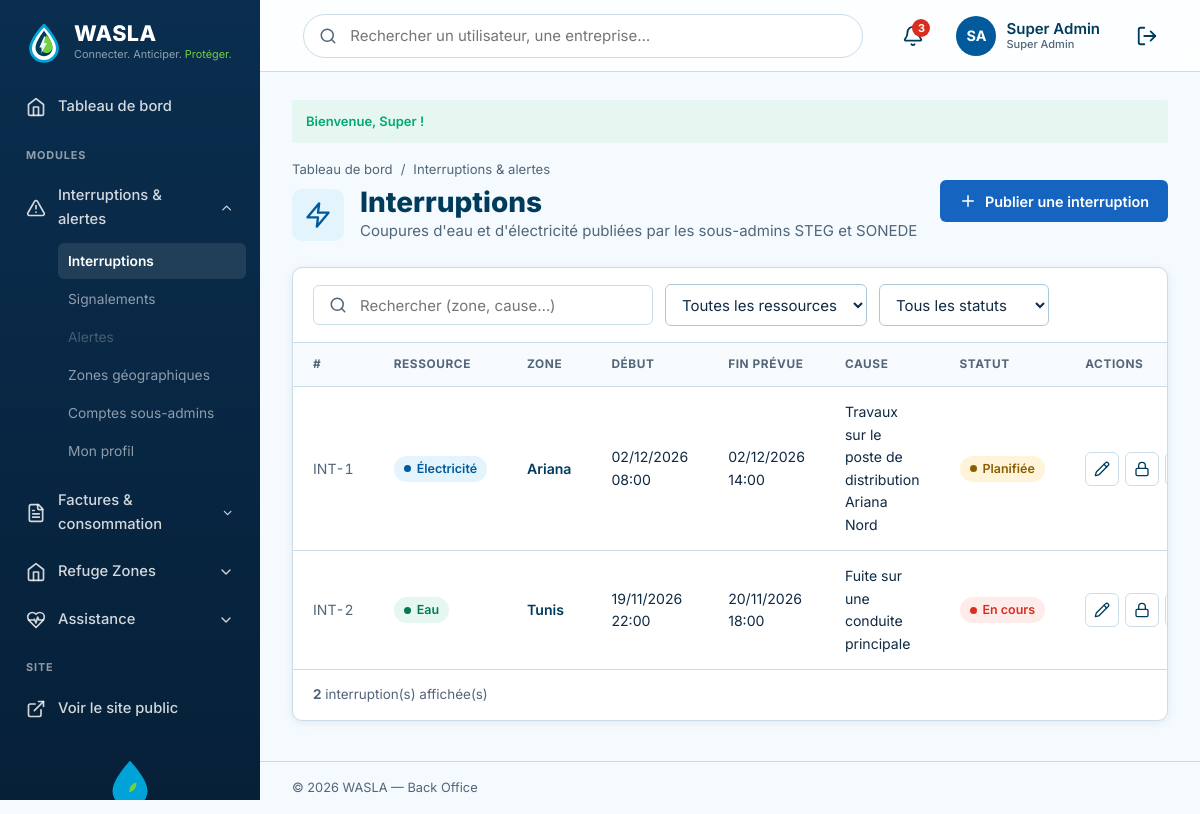
Screenshot of /index.php?action=admin-interruptions (signed in) with the database file from the repository.
### tables this page shows
CREATE TABLE IF NOT EXISTS utilisateur (
    id_utilisateur     INT          NOT NULL AUTO_INCREMENT,
    nom                VARCHAR(50)  NOT NULL,
    prenom             VARCHAR(50)  NOT NULL,
    email              VARCHAR(150) NOT NULL,
    telephone          VARCHAR(20)  NULL,
    mot_de_passe       VARCHAR(255) NOT NULL,
    role               ENUM('citoyen','admin','steg','sonede','entreprise','fournisseur')
                                    NOT NULL DEFAULT 'citoyen',
    statut_compte      ENUM('actif','suspendu') NOT NULL DEFAULT 'actif',
    id_zone            INT          NULL,
    adresse            VARCHAR(255) NULL,
     
    nom_organisation   VARCHAR(100) NULL,                  
    matricule_fiscal   VARCHAR(20)  NULL,                  
    secteur_activite   VARCHAR(60)  NULL,                  
    specialite         ENUM('electricien','plombier','maintenance','solaire','hydraulique') NULL,   
    description        TEXT         NULL,
    compte_verifie     TINYINT(1)   NOT NULL DEFAULT 0,    
    note_moyenne       DECIMAL(2,1) NULL,                  
    date_inscription   DATETIME     NOT NULL DEFAULT CURRENT_TIMESTAMP,
    derniere_connexion DATETIME     NULL,
    PRIMARY KEY (id_utilisateur),
    UNIQUE KEY uq_utilisateur_email (email),
    UNIQUE KEY uq_utilisateur_matricule (matricule_fiscal),
    KEY idx_utilisateur_role (role),
    KEY idx_utilisateur_specialite_zone (specialite, id_zone),
    CONSTRAINT chk_utilisateur_note CHECK (note_moyenne IS NULL OR (note_moyenne >= 0 AND note_moyenne <= 5)),
    CONSTRAINT fk_utilisateur_zone FOREIGN KEY (id_zone)
        REFERENCES zone (id_zone) ON DELETE SET NULL ON UPDATE CASCADE
);

CREATE TABLE IF NOT EXISTS interruption (
    id_interruption  INT          NOT NULL AUTO_INCREMENT,
    type_ressource   ENUM('electricite','eau') NOT NULL,
    id_zone          INT          NOT NULL,
    statut           ENUM('planifiee','en_cours','terminee') NOT NULL DEFAULT 'planifiee',
    cause            VARCHAR(255) NOT NULL,
    date_debut       DATETIME     NOT NULL,
    date_fin_prevue  DATETIME     NOT NULL,
    date_fin_reelle  DATETIME     NULL,
    id_auteur        INT          NULL,           
    date_publication DATETIME     NOT NULL DEFAULT CURRENT_TIMESTAMP,
    PRIMARY KEY (id_interruption),
    KEY idx_interruption_zone_statut (id_zone, statut),
    CONSTRAINT chk_interruption_dates CHECK (date_fin_prevue > date_debut),
    CONSTRAINT fk_interruption_zone FOREIGN KEY (id_zone)
        REFERENCES zone (id_zone) ON DELETE RESTRICT ON UPDATE CASCADE,
    CONSTRAINT fk_interruption_auteur FOREIGN KEY (id_auteur)
        REFERENCES utilisateur (id_utilisateur) ON DELETE SET NULL ON UPDATE CASCADE
);

CREATE TABLE IF NOT EXISTS zone (
    id_zone        INT          NOT NULL AUTO_INCREMENT,
    nom_zone       VARCHAR(100) NOT NULL,
    type_zone      ENUM('gouvernorat','delegation') NOT NULL DEFAULT 'gouvernorat',
    id_zone_parent INT          NULL,
    PRIMARY KEY (id_zone),
    UNIQUE KEY uq_zone_nom_parent (nom_zone, id_zone_parent),
    CONSTRAINT fk_zone_parent FOREIGN KEY (id_zone_parent)
        REFERENCES zone (id_zone) ON DELETE SET NULL ON UPDATE CASCADE
);

### views/backoffice/pages/interruptions/liste.php (the view, shortened to what the rows shown need)
        <div class="admin-page-head">
          <div>
            <div class="admin-page-head__title">
              <div>
                <h1>Interruptions</h1>
              </div>
            </div>
          </div>
        </div>
        <section class="admin-card">
          <div class="admin-table-wrap">
            <table class="admin-table" data-admin-table>
              <thead>
                <tr>
                  <th scope="col">#</th>
                  <th scope="col">Ressource</th>
                  <th scope="col">Zone</th>
                  <th scope="col">Début</th>
                  <th scope="col">Fin prévue</th>
                  <th scope="col">Cause</th>
                  <th scope="col">Statut</th>
                  <th scope="col">Actions</th>
                </tr>
              </thead>
              <tbody>
<?php
    $typeBadges   = ['electricite' => ['Électricité', 'info'], 'eau' => ['Eau', 'ok']];
    $statutBadges = ['planifiee' => ['Planifiée', 'warn'], 'en_cours' => ['En cours', 'danger'], 'terminee' => ['Terminée', 'muted']];
    $fmt = static fn (?string $d): string => ($d && ($t = strtotime($d))) ? date('d/m/Y H:i', $t) : '—';
?>
<?php foreach ($interruptions as $i):
        [$typeLabel, $typeClass]     = $typeBadges[$i->getTypeRessource()] ?? [$i->getTypeRessource(), 'muted'];
        [$statutLabel, $statutClass] = $statutBadges[$i->getStatut()] ?? [$i->getStatut(), 'muted']; ?>
                <tr data-ressource="<?= e($i->getTypeRessource()) ?>" data-statut="<?= e($i->getStatut()) ?>">
                  <td class="admin-table__id">INT-<?= $i->getIdInterruption() ?></td>
                  <td><span class="admin-badge admin-badge--<?= $typeClass ?>"><?= e($typeLabel) ?></span></td>
                  <td class="admin-table__main"><?= e($i->getNomZone()) ?></td>
                  <td><?= e($fmt($i->getDateDebut())) ?></td>
                  <td><?= e($fmt($i->getDateFinPrevue())) ?><?php if ($i->getDateFinReelle()): ?><br><small>Fin réelle : <?= e($fmt($i->getDateFinReelle())) ?></small><?php endif; ?></td>
                  <td><?= e($i->getCause()) ?></td>
                  <td><span class="admin-badge admin-badge--<?= $statutClass ?>"><?= e($statutLabel) ?></span></td>
                  <td><div class="admin-actions">
                    <a class="admin-action" href="<?= url('admin-interruption-form', ['id' => $i->getIdInterruption()]) ?>" aria-label="Modifier"><span data-icon="pencil"></span></a>
<?php if ($i->getStatut() !== 'terminee'): ?>
                    <form method="post" action="<?= url('admin-interruption-cloturer') ?>" data-confirm="Clôturer cette interruption ? La fin réelle sera fixée à maintenant." style="display:contents;">
                      <button class="admin-action" type="submit" aria-label="Clôturer"><span data-icon="lock"></span></button>
                    </form>
<?php endif; ?>
                  </div></td>
                </tr>
<?php endforeach; ?>
              </tbody>
            </table>
          </div>
        </section>
<?php
require __DIR__ . '/../../layout.php';

### views/backoffice/partials/header.php (shortened to what the rows shown need)
      <header class="admin-topbar">
        <div class="admin-topbar__actions">
<?php $adminUser = AuthController::currentUser(); ?>
          <a class="admin-profile" href="<?= url(profilRoute($adminUser) ?? 'mon-compte') ?>" aria-label="Mon compte">
            <span class="admin-avatar"><?= e(initials($adminUser)) ?></span>
            <span class="admin-profile__name"><?= e($adminUser->getPrenom() . ' ' . $adminUser->getNom()) ?><small class="admin-profile__role"><?= e(roleLabel($adminUser->getRole())) ?></small></span>
          </a>
        </div>
      </header>

### rows the page displays
utilisateur: initials($adminUser) "SA", $adminUser->getPrenom() . ' ' . $adminUser->getNom() "Super Admin", role "Super Admin"
interruption: id_interruption "1", typeLabel "Électricité", id_zone.nom_zone "Ariana", date_debut "02/12/2026 08:00", date_fin_prevue "02/12/2026 14:00", cause "Travaux sur le poste de distribution Ariana Nord", statutLabel "Planifiée"
interruption: id_interruption "2", typeLabel "Eau", id_zone.nom_zone "Tunis", date_debut "19/11/2026 22:00", date_fin_prevue "20/11/2026 18:00", cause "Fuite sur une conduite principale", statutLabel "En cours"

### other values shown
$group['label'] "Interruptions & alertes"
$label "Interruptions"
$label "Signalements"
$label "Alertes"
$label "Zones géographiques"
$label "Comptes sous-admins"
$label "Mon profil"
$group['label'] "Factures & consommation"
$group['label'] "Refuge Zones"
$group['label'] "Assistance"
$flash['message'] "Bienvenue, Super !"
count($interruptions) "2"
